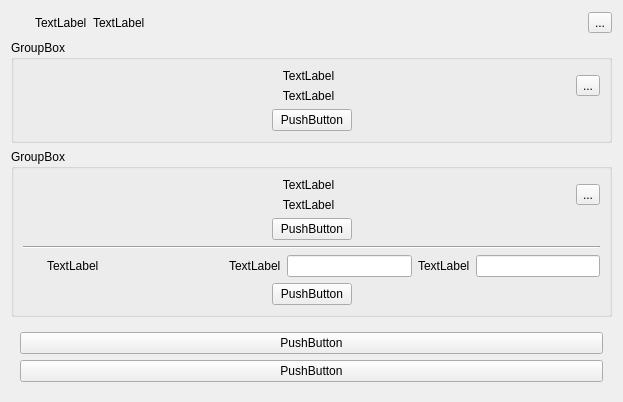
<?xml version="1.0" encoding="UTF-8"?>
<ui version="4.0">
 <class>WorkOperatePage</class>
 <widget class="QWidget" name="WorkOperatePage">
  <property name="geometry">
   <rect>
    <x>0</x>
    <y>0</y>
    <width>623</width>
    <height>402</height>
   </rect>
  </property>
  <property name="font">
   <font>
    <stylestrategy>PreferAntialias</stylestrategy>
   </font>
  </property>
  <property name="windowTitle">
   <string>WorkOperatePage</string>
  </property>
  <layout class="QVBoxLayout" name="verticalLayout">
   <item>
    <widget class="QWidget" name="infoBarWidget" native="true">
     <property name="maximumSize">
      <size>
       <width>16777215</width>
       <height>36</height>
      </size>
     </property>
     <layout class="QHBoxLayout" name="horizontalLayout_5">
      <property name="leftMargin">
       <number>0</number>
      </property>
      <property name="topMargin">
       <number>0</number>
      </property>
      <property name="rightMargin">
       <number>0</number>
      </property>
      <property name="bottomMargin">
       <number>0</number>
      </property>
      <item>
       <widget class="QLabel" name="runningStateIcon">
        <property name="minimumSize">
         <size>
          <width>18</width>
          <height>18</height>
         </size>
        </property>
        <property name="maximumSize">
         <size>
          <width>18</width>
          <height>18</height>
         </size>
        </property>
        <property name="text">
         <string/>
        </property>
        <property name="pixmap">
         <pixmap resource="../../resources/app.qrc">:/icons/red_circle.png</pixmap>
        </property>
        <property name="scaledContents">
         <bool>true</bool>
        </property>
       </widget>
      </item>
      <item>
       <widget class="QLabel" name="titleLabel">
        <property name="text">
         <string>TextLabel</string>
        </property>
       </widget>
      </item>
      <item>
       <widget class="QLabel" name="runningStateTextLabel">
        <property name="text">
         <string>TextLabel</string>
        </property>
       </widget>
      </item>
      <item>
       <spacer name="horizontalSpacer">
        <property name="orientation">
         <enum>Qt::Horizontal</enum>
        </property>
        <property name="sizeHint" stdset="0">
         <size>
          <width>428</width>
          <height>20</height>
         </size>
        </property>
       </spacer>
      </item>
      <item>
       <widget class="QToolButton" name="setWorkConfigButton">
        <property name="text">
         <string>...</string>
        </property>
       </widget>
      </item>
     </layout>
    </widget>
   </item>
   <item>
    <widget class="QWidget" name="devicesConfigureWidget" native="true">
     <layout class="QVBoxLayout" name="verticalLayout_6">
      <property name="leftMargin">
       <number>0</number>
      </property>
      <property name="topMargin">
       <number>0</number>
      </property>
      <property name="rightMargin">
       <number>0</number>
      </property>
      <property name="bottomMargin">
       <number>0</number>
      </property>
      <item>
       <widget class="QGroupBox" name="masterConfigureGroupBox">
        <property name="title">
         <string>GroupBox</string>
        </property>
        <layout class="QVBoxLayout" name="verticalLayout_3">
         <item>
          <widget class="QWidget" name="widget" native="true">
           <layout class="QHBoxLayout" name="horizontalLayout_2">
            <property name="leftMargin">
             <number>0</number>
            </property>
            <property name="topMargin">
             <number>0</number>
            </property>
            <property name="rightMargin">
             <number>0</number>
            </property>
            <property name="bottomMargin">
             <number>0</number>
            </property>
            <item>
             <widget class="QLabel" name="masterNdiStateIcon">
              <property name="minimumSize">
               <size>
                <width>18</width>
                <height>18</height>
               </size>
              </property>
              <property name="maximumSize">
               <size>
                <width>18</width>
                <height>18</height>
               </size>
              </property>
              <property name="text">
               <string/>
              </property>
              <property name="pixmap">
               <pixmap resource="../../resources/app.qrc">:/icons/alert.png</pixmap>
              </property>
              <property name="scaledContents">
               <bool>true</bool>
              </property>
             </widget>
            </item>
            <item>
             <widget class="QWidget" name="widget_2" native="true">
              <layout class="QVBoxLayout" name="verticalLayout_2">
               <property name="leftMargin">
                <number>0</number>
               </property>
               <property name="topMargin">
                <number>0</number>
               </property>
               <property name="rightMargin">
                <number>0</number>
               </property>
               <property name="bottomMargin">
                <number>0</number>
               </property>
               <item>
                <widget class="QLabel" name="masterNdiSourceNameLabel">
                 <property name="text">
                  <string>TextLabel</string>
                 </property>
                 <property name="alignment">
                  <set>Qt::AlignCenter</set>
                 </property>
                </widget>
               </item>
               <item>
                <widget class="QLabel" name="masterNdiSourceIpLabel">
                 <property name="text">
                  <string>TextLabel</string>
                 </property>
                 <property name="alignment">
                  <set>Qt::AlignCenter</set>
                 </property>
                </widget>
               </item>
              </layout>
             </widget>
            </item>
            <item>
             <widget class="QToolButton" name="masterSearchNdiSourceButton">
              <property name="text">
               <string>...</string>
              </property>
             </widget>
            </item>
           </layout>
          </widget>
         </item>
         <item>
          <widget class="QWidget" name="widget_7" native="true">
           <layout class="QHBoxLayout" name="horizontalLayout_6">
            <property name="leftMargin">
             <number>0</number>
            </property>
            <property name="topMargin">
             <number>0</number>
            </property>
            <property name="rightMargin">
             <number>0</number>
            </property>
            <property name="bottomMargin">
             <number>0</number>
            </property>
            <item>
             <spacer name="horizontalSpacer_2">
              <property name="orientation">
               <enum>Qt::Horizontal</enum>
              </property>
              <property name="sizeHint" stdset="0">
               <size>
                <width>246</width>
                <height>20</height>
               </size>
              </property>
             </spacer>
            </item>
            <item>
             <widget class="QPushButton" name="masterNdiConnectButton">
              <property name="text">
               <string>PushButton</string>
              </property>
             </widget>
            </item>
            <item>
             <spacer name="horizontalSpacer_3">
              <property name="orientation">
               <enum>Qt::Horizontal</enum>
              </property>
              <property name="sizeHint" stdset="0">
               <size>
                <width>246</width>
                <height>20</height>
               </size>
              </property>
             </spacer>
            </item>
           </layout>
          </widget>
         </item>
        </layout>
       </widget>
      </item>
      <item>
       <widget class="QGroupBox" name="footmanConfigureGroupBox">
        <property name="title">
         <string>GroupBox</string>
        </property>
        <layout class="QVBoxLayout" name="verticalLayout_5">
         <item>
          <widget class="QWidget" name="widget_3" native="true">
           <layout class="QHBoxLayout" name="horizontalLayout_3">
            <property name="leftMargin">
             <number>0</number>
            </property>
            <property name="topMargin">
             <number>0</number>
            </property>
            <property name="rightMargin">
             <number>0</number>
            </property>
            <property name="bottomMargin">
             <number>0</number>
            </property>
            <item>
             <widget class="QLabel" name="footmanNdiStateIcon">
              <property name="minimumSize">
               <size>
                <width>18</width>
                <height>18</height>
               </size>
              </property>
              <property name="maximumSize">
               <size>
                <width>18</width>
                <height>18</height>
               </size>
              </property>
              <property name="text">
               <string/>
              </property>
              <property name="pixmap">
               <pixmap resource="../../resources/app.qrc">:/icons/alert.png</pixmap>
              </property>
              <property name="scaledContents">
               <bool>true</bool>
              </property>
             </widget>
            </item>
            <item>
             <widget class="QWidget" name="widget_4" native="true">
              <layout class="QVBoxLayout" name="verticalLayout_4">
               <property name="leftMargin">
                <number>0</number>
               </property>
               <property name="topMargin">
                <number>0</number>
               </property>
               <property name="rightMargin">
                <number>0</number>
               </property>
               <property name="bottomMargin">
                <number>0</number>
               </property>
               <item>
                <widget class="QLabel" name="footmanNdiSourceNameLabel">
                 <property name="text">
                  <string>TextLabel</string>
                 </property>
                 <property name="alignment">
                  <set>Qt::AlignCenter</set>
                 </property>
                </widget>
               </item>
               <item>
                <widget class="QLabel" name="foomanNdiSourceIpLabel">
                 <property name="text">
                  <string>TextLabel</string>
                 </property>
                 <property name="alignment">
                  <set>Qt::AlignCenter</set>
                 </property>
                </widget>
               </item>
              </layout>
             </widget>
            </item>
            <item>
             <widget class="QToolButton" name="footmanSearchNdiSourceButton">
              <property name="text">
               <string>...</string>
              </property>
             </widget>
            </item>
           </layout>
          </widget>
         </item>
         <item>
          <widget class="QWidget" name="widget_8" native="true">
           <layout class="QHBoxLayout" name="horizontalLayout_7">
            <property name="leftMargin">
             <number>0</number>
            </property>
            <property name="topMargin">
             <number>0</number>
            </property>
            <property name="rightMargin">
             <number>0</number>
            </property>
            <property name="bottomMargin">
             <number>0</number>
            </property>
            <item>
             <spacer name="horizontalSpacer_4">
              <property name="orientation">
               <enum>Qt::Horizontal</enum>
              </property>
              <property name="sizeHint" stdset="0">
               <size>
                <width>246</width>
                <height>20</height>
               </size>
              </property>
             </spacer>
            </item>
            <item>
             <widget class="QPushButton" name="footmanNdiConnectButton">
              <property name="text">
               <string>PushButton</string>
              </property>
             </widget>
            </item>
            <item>
             <spacer name="horizontalSpacer_5">
              <property name="orientation">
               <enum>Qt::Horizontal</enum>
              </property>
              <property name="sizeHint" stdset="0">
               <size>
                <width>246</width>
                <height>20</height>
               </size>
              </property>
             </spacer>
            </item>
           </layout>
          </widget>
         </item>
         <item>
          <widget class="Line" name="line">
           <property name="orientation">
            <enum>Qt::Horizontal</enum>
           </property>
          </widget>
         </item>
         <item>
          <widget class="QWidget" name="widget_5" native="true">
           <layout class="QHBoxLayout" name="horizontalLayout">
            <property name="leftMargin">
             <number>0</number>
            </property>
            <property name="topMargin">
             <number>0</number>
            </property>
            <property name="rightMargin">
             <number>0</number>
            </property>
            <property name="bottomMargin">
             <number>0</number>
            </property>
            <item>
             <widget class="QLabel" name="label">
              <property name="minimumSize">
               <size>
                <width>18</width>
                <height>18</height>
               </size>
              </property>
              <property name="maximumSize">
               <size>
                <width>18</width>
                <height>18</height>
               </size>
              </property>
              <property name="text">
               <string/>
              </property>
              <property name="pixmap">
               <pixmap resource="../../resources/app.qrc">:/icons/alert.png</pixmap>
              </property>
              <property name="scaledContents">
               <bool>true</bool>
              </property>
             </widget>
            </item>
            <item>
             <widget class="QWidget" name="widget_6" native="true">
              <layout class="QHBoxLayout" name="horizontalLayout_4">
               <property name="leftMargin">
                <number>0</number>
               </property>
               <property name="topMargin">
                <number>0</number>
               </property>
               <property name="rightMargin">
                <number>0</number>
               </property>
               <property name="bottomMargin">
                <number>0</number>
               </property>
               <item>
                <widget class="QLabel" name="footmanHidTextLabel">
                 <property name="text">
                  <string>TextLabel</string>
                 </property>
                </widget>
               </item>
               <item>
                <spacer name="horizontalSpacer_8">
                 <property name="orientation">
                  <enum>Qt::Horizontal</enum>
                 </property>
                 <property name="sizeHint" stdset="0">
                  <size>
                   <width>40</width>
                   <height>20</height>
                  </size>
                 </property>
                </spacer>
               </item>
               <item>
                <widget class="QLabel" name="footmanHidVidTextLabel">
                 <property name="text">
                  <string>TextLabel</string>
                 </property>
                </widget>
               </item>
               <item>
                <widget class="QLineEdit" name="footmanHidVidInputLineEdit"/>
               </item>
               <item>
                <widget class="QLabel" name="footmanHidPidTextLabel">
                 <property name="text">
                  <string>TextLabel</string>
                 </property>
                </widget>
               </item>
               <item>
                <widget class="QLineEdit" name="footmanHidPidInputLineEdit"/>
               </item>
              </layout>
             </widget>
            </item>
           </layout>
          </widget>
         </item>
         <item>
          <widget class="QWidget" name="widget_9" native="true">
           <layout class="QHBoxLayout" name="horizontalLayout_8">
            <property name="leftMargin">
             <number>0</number>
            </property>
            <property name="topMargin">
             <number>0</number>
            </property>
            <property name="rightMargin">
             <number>0</number>
            </property>
            <property name="bottomMargin">
             <number>0</number>
            </property>
            <item>
             <spacer name="horizontalSpacer_6">
              <property name="orientation">
               <enum>Qt::Horizontal</enum>
              </property>
              <property name="sizeHint" stdset="0">
               <size>
                <width>246</width>
                <height>20</height>
               </size>
              </property>
             </spacer>
            </item>
            <item>
             <widget class="QPushButton" name="footmanHidConnectButton">
              <property name="text">
               <string>PushButton</string>
              </property>
             </widget>
            </item>
            <item>
             <spacer name="horizontalSpacer_7">
              <property name="orientation">
               <enum>Qt::Horizontal</enum>
              </property>
              <property name="sizeHint" stdset="0">
               <size>
                <width>246</width>
                <height>20</height>
               </size>
              </property>
             </spacer>
            </item>
           </layout>
          </widget>
         </item>
        </layout>
       </widget>
      </item>
     </layout>
    </widget>
   </item>
   <item>
    <widget class="QWidget" name="operateWidget" native="true">
     <layout class="QVBoxLayout" name="verticalLayout_7">
      <item>
       <widget class="QPushButton" name="startButton">
        <property name="text">
         <string>PushButton</string>
        </property>
       </widget>
      </item>
      <item>
       <widget class="QPushButton" name="stopButton">
        <property name="text">
         <string>PushButton</string>
        </property>
       </widget>
      </item>
     </layout>
    </widget>
   </item>
  </layout>
 </widget>
 <resources>
  <include location="../../resources/app.qrc"/>
 </resources>
 <connections/>
</ui>
